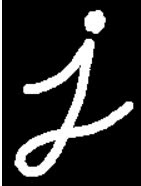
#> input picture Image2/i.jpg, 141 x 186 px, found by its file name
$ jupyter execute 21106541_VuHoaBinh.ipynb
#> lines starting #> are read from the running program, lines starting #| are printed output that depends on the picture; after the words box and inside, x2 and y2 are one past the last pixel; in counts of white or black regions, pixels touching at a corner belong together
## Vũ Hòa Bình - 21106541

[cell 1]
import cv2
import numpy as np
import matplotlib.pyplot as plt

iname = "/content/drive/MyDrive/Report_ImageProgress_Nhóm8/VuHoaBinh_21106541/Image2/i.jpg"

image = cv2.imread(iname, cv2.IMREAD_GRAYSCALE)
#> image is the input picture: shape (186, 141); min 0, max 255, mean 42.8

if image is None:
 print("Could not open the image")
image

[cell 2]
from google.colab import drive
drive.mount('/content/drive')

##1. Erosion

[cell 3]
import cv2
import numpy as np

img = cv2.imread("/content/drive/MyDrive/Report_ImageProgress_Nhóm8/VuHoaBinh_21106541/Image2/i.jpg",0)
kernel = np.ones((5,5),np.uint8)


erosion = cv2.erode(img,kernel,iterations = 1)

plt.subplot(121),plt.imshow(img,cmap = 'gray')
plt.title('Original'), plt.xticks([]), plt.yticks([])
plt.subplot(122),plt.imshow(erosion,cmap = 'gray')
plt.title('Erosion'), plt.xticks([]), plt.yticks([])

plt.show()

##2. Dilation

[cell 4]
dilation = cv2.dilate(image,kernel,iterations = 1)

plt.subplot(121),plt.imshow(image,cmap = 'gray')
plt.title('Original'), plt.xticks([]), plt.yticks([])
plt.subplot(122),plt.imshow(dilation,cmap = 'gray')
plt.title('Dilation'), plt.xticks([]), plt.yticks([])

plt.show()
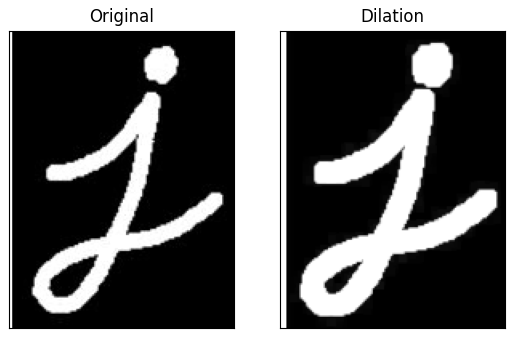
#> figure drawn by matplotlib, 2 panels

##3. Opening

[cell 5]
img = cv2.imread("/content/drive/MyDrive/Report_ImageProgress_Nhóm8/VuHoaBinh_21106541/Image2/i2.jpg",0)
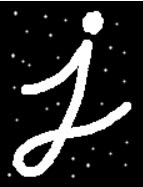
#> input picture Image2/i2.jpg, 143 x 187 px, found by its file name
#> img is the input picture: shape (187, 143); min 0, max 255, mean 41.3
opening = cv2.morphologyEx(img, cv2.MORPH_OPEN, kernel)

plt.subplot(121),plt.imshow(img,cmap = 'gray')
plt.title('Original'), plt.xticks([]), plt.yticks([])
plt.subplot(122),plt.imshow(opening,cmap = 'gray')
plt.title('Opening'), plt.xticks([]), plt.yticks([])

plt.show()

##4. Closing

[cell 6]
img = cv2.imread("/content/drive/MyDrive/Report_ImageProgress_Nhóm8/VuHoaBinh_21106541/Image2/i3.jpg",0)
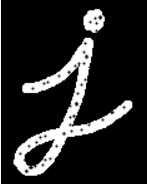
#> input picture Image2/i3.jpg, 147 x 184 px, found by its file name
#> img is the input picture: shape (184, 147); min 0, max 255, mean 37.5
closing = cv2.morphologyEx(img, cv2.MORPH_CLOSE, kernel)

plt.subplot(121),plt.imshow(img,cmap = 'gray')
plt.title('Original'), plt.xticks([]), plt.yticks([])
plt.subplot(122)
plt.imshow(closing,cmap = 'gray')
plt.title('Closing'), plt.xticks([]), plt.yticks([])

plt.show()

## Bài tập trong slides

[cell 7]
img = cv2.imread("/content/drive/MyDrive/Report_ImageProgress_Nhóm8/VuHoaBinh_21106541/Image2/Finger.png", cv2. IMREAD_GRAYSCALE)
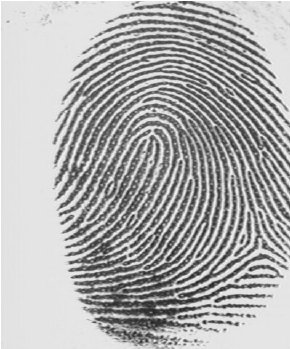
#> input picture Image2/Finger.png, 290 x 349 px, found by its file name
#> img is the input picture: shape (349, 290); min 30, max 255, mean 173.8
img = cv2.cvtColor(img, cv2.COLOR_GRAY2BGR)
img = cv2.threshold(img, 127, 255, cv2.THRESH_BINARY)[1]
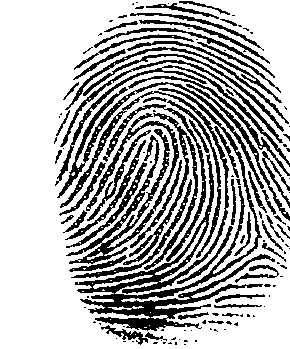
#> img: shape (349, 290, 3); 70.4% white; 134 black regions (74 under 20 px), largest, box (x1, y1, x2, y2) and area: (60, 88, 275, 331) 7529, (66, 113, 179, 264) 2892, (57, 82, 264, 198) 1595
img = cv2.bitwise_not(img)
plt.imshow(img, cmap='gray')
plt.show()

##Some Morphological Algorithms

[cell 8]
# kernel get 8  = B
kernel = cv2.getStructuringElement(cv2.MORPH_RECT,(3,3))

## A erosion B
erosion = cv2.erode(img,kernel,iterations = 1)
#> erosion: shape (349, 290, 3); 6.9% white in thin lines or dots, all inside (x1, y1, x2, y2) = (57, 2, 290, 342)
plt.subplot(121),plt.imshow(img,cmap = 'gray')
plt.title('Original'), plt.xticks([]), plt.yticks([])
plt.subplot(122),plt.imshow(erosion,cmap = 'gray')
plt.title('Erosion'), plt.xticks([]), plt.yticks([])
plt.show()

## ( A erosion B ) dilation B = A opening B
dilation = cv2.dilate(erosion,kernel,iterations = 1)
#> dilation: shape (349, 290, 3); 22.6% white; 495 white regions (192 under 20 px), largest, box (x1, y1, x2, y2) and area: (92, 284, 238, 318) 1473, (104, 252, 201, 293) 960, (97, 317, 175, 330) 562
plt.subplot(122),plt.imshow(dilation,cmap = 'gray')
plt.title('Dilation'), plt.xticks([]), plt.yticks([])
plt.show()

## A opening B
opening = cv2.morphologyEx(img, cv2.MORPH_OPEN, kernel)
plt.subplot(122),plt.imshow(opening,cmap = 'gray')
plt.title('Opening'), plt.xticks([]), plt.yticks([])
plt.show()

[cell 9]
## (A opening B) dilation B
opening = cv2.morphologyEx(img, cv2.MORPH_OPEN, kernel)
plt.subplot(122),plt.imshow(opening,cmap = 'gray')
plt.title('Opening'), plt.xticks([]), plt.yticks([])
plt.show()

dilation = cv2.dilate(opening,kernel,iterations = 1)
#> dilation: shape (349, 290, 3); 41.7% white; 95 white regions (4 under 20 px), largest, box (x1, y1, x2, y2) and area: (58, 13, 287, 344) 33936, (127, 34, 195, 69) 1174, (216, 195, 237, 255) 359
plt.subplot(122),plt.imshow(dilation,cmap = 'gray')
plt.title('Dilation'), plt.xticks([]), plt.yticks([])
plt.show()

[cell 10]
## ((A opening B) dilation B) enrosion B
dilation = cv2.dilate(opening,kernel,iterations = 1)
plt.subplot(122),plt.imshow(dilation,cmap = 'gray')
plt.title('Dilation'), plt.xticks([]), plt.yticks([])
plt.show()


erosion = cv2.erode(dilation,kernel,iterations = 1)
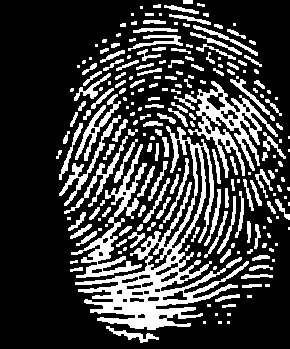
#> erosion: shape (349, 290, 3); 24.3% white; 220 white regions (78 under 20 px), largest, box (x1, y1, x2, y2) and area: (75, 126, 249, 330) 7191, (174, 81, 278, 178) 2589, (71, 144, 147, 278) 1963
plt.subplot(122),plt.imshow(erosion,cmap = 'gray')
plt.title('Erosion'), plt.xticks([]), plt.yticks([])
plt.show()

##Some Morphological Algorithms

[cell 11]
img = cv2.imread("/content/drive/MyDrive/Report_ImageProgress_Nhóm8/VuHoaBinh_21106541/Image2/people.jpg", cv2. IMREAD_GRAYSCALE)
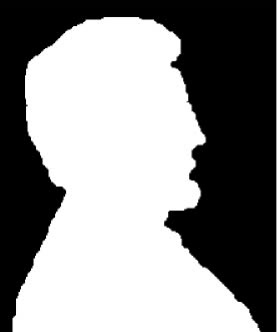
#> input picture Image2/people.jpg, 277 x 332 px, found by its file name
#> img is the input picture: shape (332, 277); min 0, max 255, mean 138.9
plt.imshow(img, cmap='gray')
plt.show()

[cell 12]
## A erosion B
erosion = cv2.erode(img,kernel,iterations = 1)
#> erosion: shape (332, 277)
plt.subplot(121),plt.imshow(img,cmap = 'gray')
plt.title('Original'), plt.xticks([]), plt.yticks([])
plt.subplot(122),plt.imshow(erosion,cmap = 'gray')
plt.title('Erosion'), plt.xticks([]), plt.yticks([])
plt.show()

## A - (A erosion B)
sub = cv2.subtract(img, erosion)
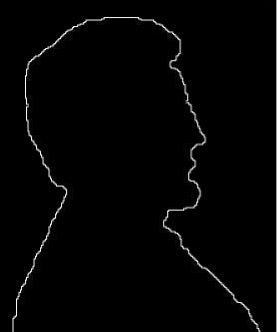
#> sub: shape (332, 277); min 0, max 255, mean 3.8
plt.subplot(122),plt.imshow(sub,cmap = 'gray')
plt.title('Subtraction'), plt.xticks([]), plt.yticks([])
plt.show()

##Some Morphological Algorithms

[cell 13]
img = cv2.imread("/content/drive/MyDrive/Report_ImageProgress_Nhóm8/VuHoaBinh_21106541/Image2/tool.jpg", cv2. IMREAD_GRAYSCALE)
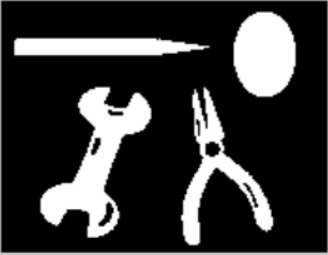
#> input picture Image2/tool.jpg, 328 x 255 px, found by its file name
#> img is the input picture: shape (255, 328); min 0, max 255, mean 56.2
plt.imshow(img, cmap='gray')
plt.show()
kernel = cv2.getStructuringElement(cv2.MORPH_CROSS,(3,3))

[cell 14]
## A dilation B
dilation = cv2.dilate(img,kernel,iterations = 1)
#> dilation: shape (255, 328)
plt.subplot(121),plt.imshow(img,cmap = 'gray')
plt.title('Original'), plt.xticks([]), plt.yticks([])
plt.subplot(122),plt.imshow(dilation,cmap = 'gray')
plt.title('Dilation'), plt.xticks([]), plt.yticks([])
plt.show()

##(A dilation B) - A
sub1 = cv2.subtract(dilation, img)
plt.subplot(122),plt.imshow(sub1,cmap = 'gray')
plt.title('Subtraction'), plt.xticks([]), plt.yticks([])
plt.show()

[cell 15]
## A erosion B
erosion = cv2.erode(img,kernel,iterations = 1)
#> erosion: shape (255, 328)
plt.subplot(121),plt.imshow(img,cmap = 'gray')
plt.title('Original'), plt.xticks([]), plt.yticks([])
plt.subplot(122),plt.imshow(erosion,cmap = 'gray')
plt.title('Erosion'), plt.xticks([]), plt.yticks([])
plt.show()

## A - (A erosion B)
sub2 = cv2.subtract(img, erosion)
plt.subplot(122),plt.imshow(sub2,cmap = 'gray')
plt.title('Subtraction'), plt.xticks([]), plt.yticks([])
plt.show()

[cell 16]
## sub1 + sub2
sub = cv2.add(sub1, sub2)
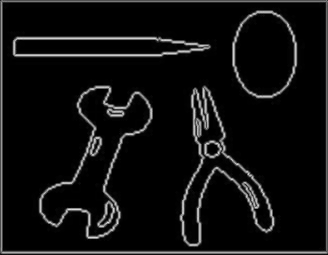
#> sub: shape (255, 328); min 0, max 225, mean 16
plt.subplot(122),plt.imshow(sub,cmap = 'gray')
plt.title('Addition'), plt.xticks([]), plt.yticks([])
plt.show()
